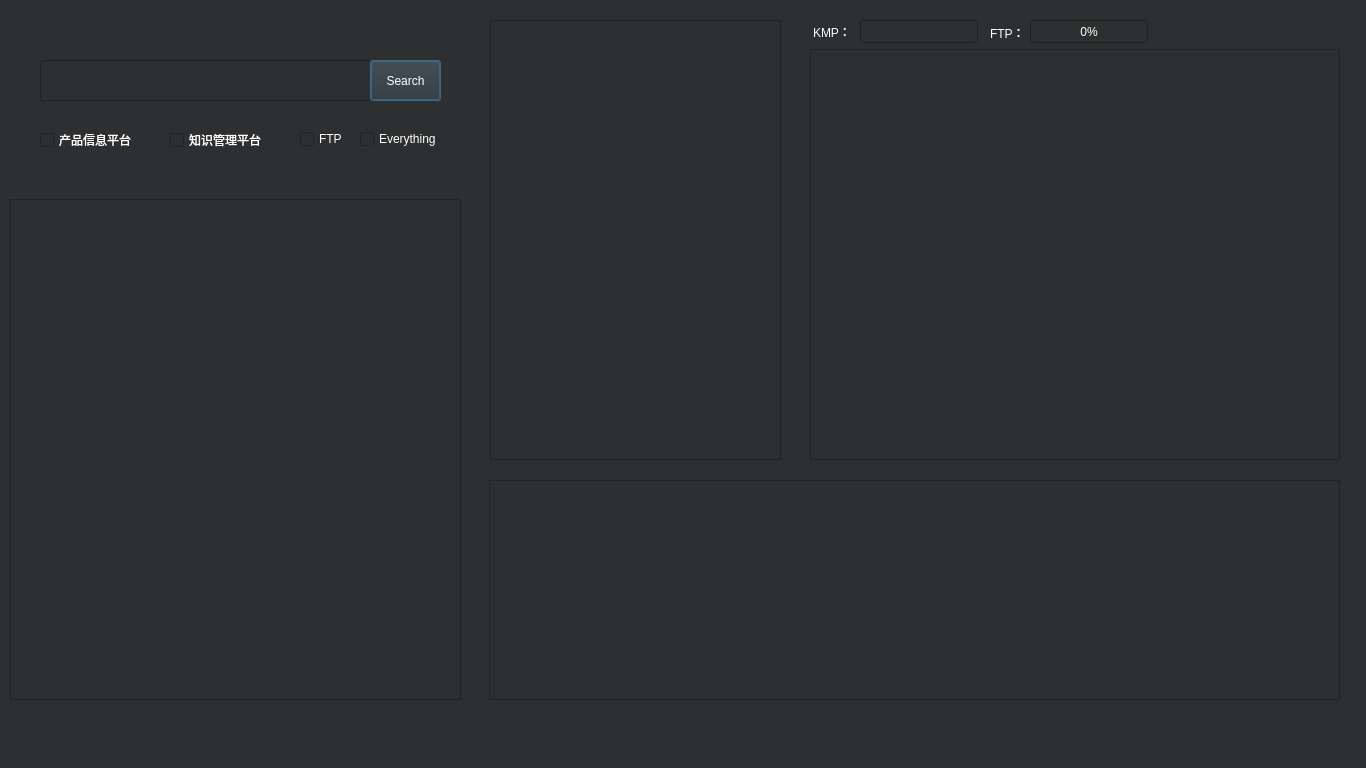
<?xml version="1.0" encoding="UTF-8"?>
<ui version="4.0">
 <class>MainWindow</class>
 <widget class="QMainWindow" name="MainWindow">
  <property name="geometry">
   <rect>
    <x>0</x>
    <y>0</y>
    <width>1366</width>
    <height>768</height>
   </rect>
  </property>
  <property name="windowTitle">
   <string>MainWindow</string>
  </property>
  <property name="styleSheet">
   <string notr="true">background-color: rgb(46,47, 48);</string>
  </property>
  <widget class="QWidget" name="centralWidget">
   <widget class="QTextBrowser" name="textBrowser">
    <property name="geometry">
     <rect>
      <x>10</x>
      <y>199</y>
      <width>451</width>
      <height>501</height>
     </rect>
    </property>
    <property name="styleSheet">
     <string notr="true">font: 15pt &quot;楷体&quot;;

</string>
    </property>
    <property name="html">
     <string>&lt;!DOCTYPE HTML PUBLIC &quot;-//W3C//DTD HTML 4.0//EN&quot; &quot;http://www.w3.org/TR/REC-html40/strict.dtd&quot;&gt;
&lt;html&gt;&lt;head&gt;&lt;meta name=&quot;qrichtext&quot; content=&quot;1&quot; /&gt;&lt;style type=&quot;text/css&quot;&gt;
p, li { white-space: pre-wrap; }
&lt;/style&gt;&lt;/head&gt;&lt;body style=&quot; font-family:'楷体'; font-size:15pt; font-weight:400; font-style:normal;&quot;&gt;
&lt;p style=&quot;-qt-paragraph-type:empty; margin-top:0px; margin-bottom:0px; margin-left:0px; margin-right:0px; -qt-block-indent:0; text-indent:0px; font-family:'SimSun'; font-size:9pt;&quot;&gt;&lt;br /&gt;&lt;/p&gt;&lt;/body&gt;&lt;/html&gt;</string>
    </property>
    <property name="openExternalLinks">
     <bool>true</bool>
    </property>
   </widget>
   <widget class="QTextBrowser" name="textBrowser_2">
    <property name="geometry">
     <rect>
      <x>490</x>
      <y>20</y>
      <width>291</width>
      <height>440</height>
     </rect>
    </property>
    <property name="styleSheet">
     <string notr="true">font: 14pt &quot;楷体&quot;;
</string>
    </property>
    <property name="openLinks">
     <bool>false</bool>
    </property>
   </widget>
   <widget class="QTextBrowser" name="textBrowser_3">
    <property name="geometry">
     <rect>
      <x>489</x>
      <y>480</y>
      <width>851</width>
      <height>220</height>
     </rect>
    </property>
    <property name="styleSheet">
     <string notr="true">font: 15pt &quot;楷体&quot;;
</string>
    </property>
    <property name="openExternalLinks">
     <bool>true</bool>
    </property>
    <property name="openLinks">
     <bool>true</bool>
    </property>
   </widget>
   <widget class="QFrame" name="frame">
    <property name="geometry">
     <rect>
      <x>810</x>
      <y>49</y>
      <width>530</width>
      <height>411</height>
     </rect>
    </property>
    <property name="frameShape">
     <enum>QFrame::StyledPanel</enum>
    </property>
    <property name="frameShadow">
     <enum>QFrame::Raised</enum>
    </property>
   </widget>
   <widget class="QProgressBar" name="progressBar">
    <property name="enabled">
     <bool>true</bool>
    </property>
    <property name="geometry">
     <rect>
      <x>860</x>
      <y>20</y>
      <width>118</width>
      <height>23</height>
     </rect>
    </property>
    <property name="maximum">
     <number>100</number>
    </property>
    <property name="value">
     <number>0</number>
    </property>
    <property name="textVisible">
     <bool>false</bool>
    </property>
   </widget>
   <widget class="QLineEdit" name="lineEdit">
    <property name="geometry">
     <rect>
      <x>40</x>
      <y>60</y>
      <width>331</width>
      <height>41</height>
     </rect>
    </property>
    <property name="styleSheet">
     <string notr="true">color: rgb(255, 255, 255);
font: 15pt &quot;楷体&quot;;</string>
    </property>
   </widget>
   <widget class="QCheckBox" name="checkBox">
    <property name="geometry">
     <rect>
      <x>40</x>
      <y>130</y>
      <width>121</width>
      <height>20</height>
     </rect>
    </property>
    <property name="styleSheet">
     <string notr="true">color: rgb(255, 255, 255);
font: 12pt &quot;楷体&quot;;</string>
    </property>
    <property name="text">
     <string>产品信息平台</string>
    </property>
   </widget>
   <widget class="QCheckBox" name="checkBox_2">
    <property name="geometry">
     <rect>
      <x>170</x>
      <y>130</y>
      <width>121</width>
      <height>20</height>
     </rect>
    </property>
    <property name="styleSheet">
     <string notr="true">color: rgb(255, 255, 255);
font: 12pt &quot;楷体&quot;;</string>
    </property>
    <property name="text">
     <string>知识管理平台</string>
    </property>
   </widget>
   <widget class="QCheckBox" name="checkBox_3">
    <property name="geometry">
     <rect>
      <x>300</x>
      <y>130</y>
      <width>51</width>
      <height>18</height>
     </rect>
    </property>
    <property name="styleSheet">
     <string notr="true">color: rgb(255, 255, 255);
font: italic 10pt &quot;Times New Roman&quot;;</string>
    </property>
    <property name="text">
     <string>FTP</string>
    </property>
   </widget>
   <widget class="QCheckBox" name="checkBox_4">
    <property name="geometry">
     <rect>
      <x>360</x>
      <y>130</y>
      <width>81</width>
      <height>18</height>
     </rect>
    </property>
    <property name="styleSheet">
     <string notr="true">color: rgb(255, 255, 255);
font: italic 10pt &quot;Times New Roman&quot;;</string>
    </property>
    <property name="text">
     <string>Everything</string>
    </property>
   </widget>
   <widget class="QPushButton" name="pushButton">
    <property name="geometry">
     <rect>
      <x>370</x>
      <y>60</y>
      <width>71</width>
      <height>41</height>
     </rect>
    </property>
    <property name="autoFillBackground">
     <bool>false</bool>
    </property>
    <property name="styleSheet">
     <string notr="true">color: rgb(255, 255, 255);
font: italic 10pt &quot;Times New Roman&quot;;</string>
    </property>
    <property name="text">
     <string>Search</string>
    </property>
    <property name="autoRepeat">
     <bool>false</bool>
    </property>
    <property name="autoExclusive">
     <bool>false</bool>
    </property>
    <property name="autoDefault">
     <bool>false</bool>
    </property>
    <property name="default">
     <bool>true</bool>
    </property>
    <property name="flat">
     <bool>false</bool>
    </property>
   </widget>
   <widget class="QProgressBar" name="progressBar_2">
    <property name="geometry">
     <rect>
      <x>1030</x>
      <y>20</y>
      <width>118</width>
      <height>23</height>
     </rect>
    </property>
    <property name="styleSheet">
     <string notr="true">color: rgb(255, 255, 255);
font: italic 10pt &quot;Times New Roman&quot;;</string>
    </property>
    <property name="maximum">
     <number>1615447</number>
    </property>
    <property name="value">
     <number>0</number>
    </property>
   </widget>
   <widget class="QLabel" name="label">
    <property name="geometry">
     <rect>
      <x>813</x>
      <y>22</y>
      <width>41</width>
      <height>20</height>
     </rect>
    </property>
    <property name="styleSheet">
     <string notr="true">color: rgb(255, 255, 255);
font: italic 10pt &quot;Times New Roman&quot;;</string>
    </property>
    <property name="text">
     <string>KMP：</string>
    </property>
   </widget>
   <widget class="QLabel" name="label_2">
    <property name="geometry">
     <rect>
      <x>990</x>
      <y>22</y>
      <width>31</width>
      <height>21</height>
     </rect>
    </property>
    <property name="styleSheet">
     <string notr="true">color: rgb(255, 255, 255);
font: italic 10pt &quot;Times New Roman&quot;;</string>
    </property>
    <property name="text">
     <string>FTP：</string>
    </property>
   </widget>
  </widget>
  <widget class="QStatusBar" name="statusBar"/>
 </widget>
 <layoutdefault spacing="6" margin="11"/>
 <resources/>
 <connections/>
</ui>
